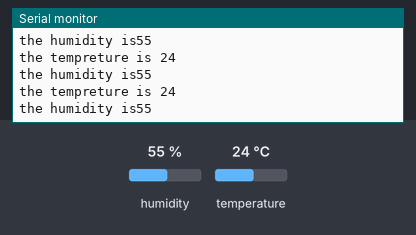
A sketch run on a simulated Arduino Uno, built with avr-gcc and run on an emulated ATmega328P. On the bench: the last lines printed to the serial monitor. Inputs (shaded band) come from the test bench; at power-on: humidity 55 %, temperature 24 °C.

Above: at 2.8 s.
2.9 s: humidity set to 22 %
At 5.4 s:
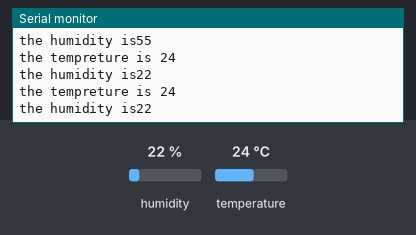
5.6 s: temperature set to 12 °C
At 7.8 s:
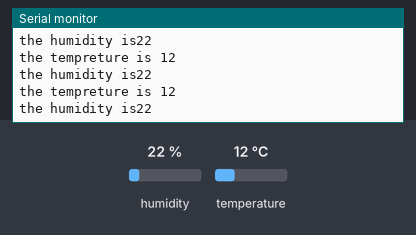
8.3 s: humidity set to 40 %
At 10.7 s:
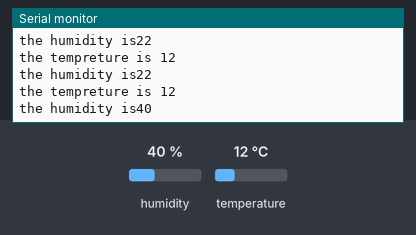
Timing chart, 0 to 12.2 s (numbered marks = the images above; inputs shaded):
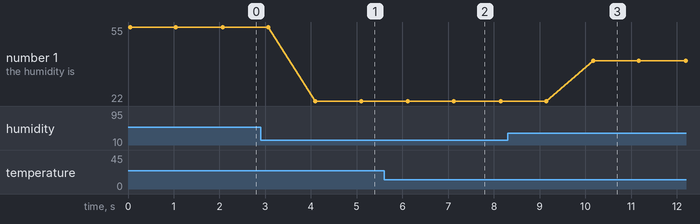

Measured:
- after the input at 2.9 s, the serial monitor: prints a new line after 1.2 s (image 1)
- after the input at 5.6 s, the serial monitor: prints a new line after 0.50 s (image 2)
- after the input at 8.3 s, the serial monitor: prints a new line after 1.9 s (image 3)
- plotted number 1: 55 → 22 after the input at 2.9 s, 22 → 40 after the input at 8.3 s

The sketch:

DHT_senser.ino
```cpp
#include <DHT.h>
#include <DHT_U.h>
#define dhtpin 4
#define sensor DHT11

DHT wear(dhtpin,sensor);


void setup() {
  // put your setup code here, to run once:
Serial.begin(9600);
wear.begin();

}

void loop() {
  // put your main code here, to run repeatedly:
int temp, hum;
temp=wear.readTemperature();
hum=wear.readHumidity();
Serial.println("the tempreture is " + String(temp));
Serial.println("the humidity is"+String(hum));
delay(1000);


}
```
